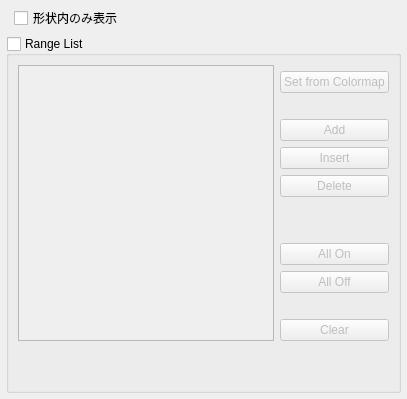
             <widget class="QWidget" name="tab_2">
              <attribute name="title">
               <string>Specified Range</string>
              </attribute>
              <layout class="QGridLayout" name="gridLayout_38">
               <property name="leftMargin">
                <number>6</number>
               </property>
               <property name="topMargin">
                <number>6</number>
               </property>
               <property name="rightMargin">
                <number>6</number>
               </property>
               <property name="bottomMargin">
                <number>6</number>
               </property>
               <item row="0" column="1">
                <widget class="QCheckBox" name="checkBox_result3d_show_only_in_voxel_material">
                 <property name="text">
                  <string>形状内のみ表示</string>
                 </property>
                </widget>
               </item>
               <item row="0" column="0">
                <spacer name="horizontalSpacer_43">
                 <property name="orientation">
                  <enum>Qt::Horizontal</enum>
                 </property>
                 <property name="sizeType">
                  <enum>QSizePolicy::Fixed</enum>
                 </property>
                 <property name="sizeHint" stdset="0">
                  <size>
                   <width>2</width>
                   <height>20</height>
                  </size>
                 </property>
                </spacer>
               </item>
               <item row="1" column="0" colspan="2">
                <widget class="QGroupBox" name="groupBox_result3d_specified_range">
                 <property name="title">
                  <string>Range List</string>
                 </property>
                 <property name="checkable">
                  <bool>true</bool>
                 </property>
                 <property name="checked">
                  <bool>false</bool>
                 </property>
                 <layout class="QGridLayout" name="gridLayout_36">
                  <item row="0" column="0">
                   <layout class="QGridLayout" name="gridLayout_35">
                    <property name="leftMargin">
                     <number>0</number>
                    </property>
                    <item row="0" column="0" rowspan="12" colspan="2">
                     <widget class="CustomTableWidget" name="tableWidget_result3d_range_list">
                      <property name="sizePolicy">
                       <sizepolicy hsizetype="Expanding" vsizetype="Expanding">
                        <horstretch>0</horstretch>
                        <verstretch>0</verstretch>
                       </sizepolicy>
                      </property>
                      <property name="minimumSize">
                       <size>
                        <width>0</width>
                        <height>0</height>
                       </size>
                      </property>
                     </widget>
                    </item>
                    <item row="8" column="2">
                     <widget class="QPushButton" name="pushButton_result3d_opt_range_all_on">
                      <property name="text">
                       <string>All On</string>
                      </property>
                     </widget>
                    </item>
                    <item row="10" column="2">
                     <spacer name="verticalSpacer_15">
                      <property name="orientation">
                       <enum>Qt::Vertical</enum>
                      </property>
                      <property name="sizeType">
                       <enum>QSizePolicy::Fixed</enum>
                      </property>
                      <property name="sizeHint" stdset="0">
                       <size>
                        <width>20</width>
                        <height>20</height>
                       </size>
                      </property>
                     </spacer>
                    </item>
                    <item row="5" column="2">
                     <widget class="QPushButton" name="pushButton_result3d_opt_range_insert">
                      <property name="text">
                       <string>Insert</string>
                      </property>
                     </widget>
                    </item>
                    <item row="7" column="2">
                     <spacer name="verticalSpacer_20">
                      <property name="orientation">
                       <enum>Qt::Vertical</enum>
                      </property>
                      <property name="sizeHint" stdset="0">
                       <size>
                        <width>20</width>
                        <height>40</height>
                       </size>
                      </property>
                     </spacer>
                    </item>
                    <item row="9" column="2">
                     <widget class="QPushButton" name="pushButton_result3d_opt_range_all_off">
                      <property name="text">
                       <string>All Off</string>
                      </property>
                     </widget>
                    </item>
                    <item row="6" column="2">
                     <widget class="QPushButton" name="pushButton_result3d_opt_range_delete">
                      <property name="text">
                       <string>Delete</string>
                      </property>
                     </widget>
                    </item>
                    <item row="1" column="2">
                     <widget class="QPushButton" name="pushButton_result3d_opt_range_set_from_colormap">
                      <property name="sizePolicy">
                       <sizepolicy hsizetype="Fixed" vsizetype="Fixed">
                        <horstretch>0</horstretch>
                        <verstretch>0</verstretch>
                       </sizepolicy>
                      </property>
                      <property name="text">
                       <string>Set from Colormap</string>
                      </property>
                     </widget>
                    </item>
                    <item row="11" column="2">
                     <widget class="QPushButton" name="pushButton_result3d_opt_range_clear">
                      <property name="sizePolicy">
                       <sizepolicy hsizetype="Preferred" vsizetype="Preferred">
                        <horstretch>0</horstretch>
                        <verstretch>0</verstretch>
                       </sizepolicy>
                      </property>
                      <property name="styleSheet">
                       <string notr="true"/>
                      </property>
                      <property name="text">
                       <string>Clear</string>
                      </property>
                     </widget>
                    </item>
                    <item row="4" column="2">
                     <widget class="QPushButton" name="pushButton_result3d_opt_range_add">
                      <property name="sizePolicy">
                       <sizepolicy hsizetype="Preferred" vsizetype="Fixed">
                        <horstretch>0</horstretch>
                        <verstretch>0</verstretch>
                       </sizepolicy>
                      </property>
                      <property name="styleSheet">
                       <string notr="true"/>
                      </property>
                      <property name="text">
                       <string>Add</string>
                      </property>
                      <property name="checkable">
                       <bool>false</bool>
                      </property>
                     </widget>
                    </item>
                    <item row="2" column="2" rowspan="2">
                     <spacer name="verticalSpacer_21">
                      <property name="orientation">
                       <enum>Qt::Vertical</enum>
                      </property>
                      <property name="sizeType">
                       <enum>QSizePolicy::Fixed</enum>
                      </property>
                      <property name="sizeHint" stdset="0">
                       <size>
                        <width>20</width>
                        <height>20</height>
                       </size>
                      </property>
                     </spacer>
                    </item>
                   </layout>
                  </item>
                  <item row="1" column="0">
                   <spacer name="verticalSpacer_18">
                    <property name="orientation">
                     <enum>Qt::Vertical</enum>
                    </property>
                    <property name="sizeHint" stdset="0">
                     <size>
                      <width>20</width>
                      <height>40</height>
                     </size>
                    </property>
                   </spacer>
                  </item>
                 </layout>
                </widget>
               </item>
              </layout>
             </widget>
